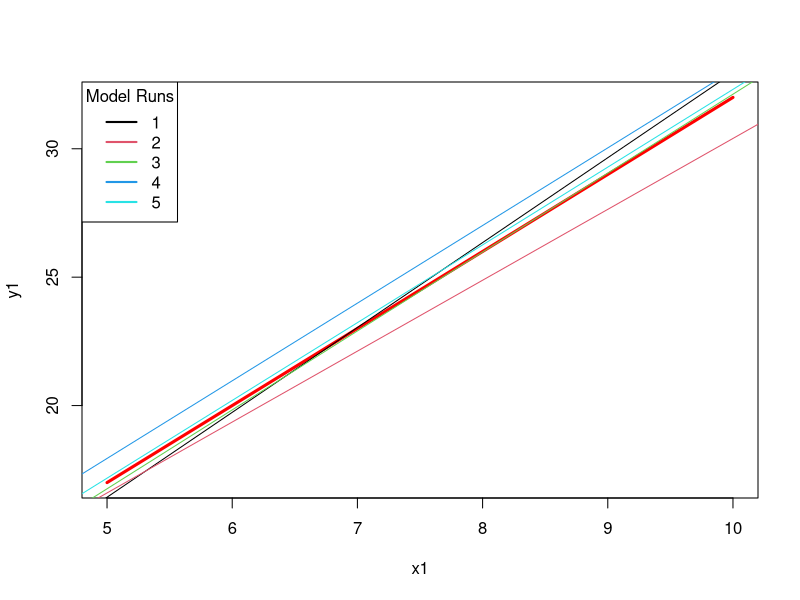

Reproduce this figure in R.
## ---- chunk 1
rm(list = ls())
## ---- chunk 2
set.seed(123)
x1=seq(5,10,length.out=200);x1
y1=2+3*x1
plot(x1,y1,type='l',col="red",lwd=3)

sim_results <- data.frame(
  iteration = 1:5,
  intercept = numeric(5),
  slope = numeric(5)
)

for (i in 1:5){
  x = runif(50, 5, 10)
  eps = rnorm(50, 0, 4)
  y = 2 + 3*x + eps
  mod = lm(y ~ x)
  abline(mod, col = i)
  sim_results$intercept[i] =coef(mod)[1]
  sim_results$slope[i]= coef(mod)[2]
  print(summary(mod)$coefficients) # More detailed output
}

legend("topleft",
       legend = paste(1:5),
       col = 1:5,
       lty = 1,
       lwd = 2,
       title = "Model Runs")

sim_results
## ---- chunk 3
n <- 50
xi <- runif(n, 5, 10)
xi_std <- xi - mean(xi)
eps <- rnorm(n, 0, 1)
y <- 2 + 3 * xi_std + eps

fit <- lm(y ~ xi_std)
beta0_hat <- coef(fit)[1]
beta_hat <- coef(fit)[2]

beta0_grid <- seq(beta0_hat - 2, beta0_hat + 2, length = 51)
beta_grid <- seq(beta_hat - 2, beta_hat + 2, length = 51)

RSS <- matrix(NA, 50, 50)

for (i in 1:50) {
  for (j in 1:50) {
    RSS[i, j] <- sum((y - beta0_grid[i] - beta_grid[j] * xi)^2)
  }
}
RSS
which(RSS == min(RSS), arr.ind = TRUE)

## ---- chunk 4
set.seed(123)
n3 <- 50
R <- 10000

beta0_hat_vec <- array()
beta_hat_vec <- array()
eps3 <- rnorm(n3,0,1)

for(r in 1:R){
  x3 <- runif(n3,0,1)
  y3 <- 2 + 3*x3 + eps3
  
  fit3 <- lm(y3 ~ x3)
  beta0_hat_vec[r] <- coef(fit3)[1]
  beta_hat_vec[r] <- coef(fit3)[2]
}

predicted_beta0_hat <- sum(beta0_hat_vec)/R
predicted_beta0_hat

predicted_beta_hat_vec <- sum(beta_hat_vec)/R
predicted_beta_hat_vec
## ---- chunk 5
library(MASS)
data(Boston)

fit1 <- lm(medv ~ crim, data=Boston)
fit2 <- lm(medv ~ nox, data=Boston)
fit3 <- lm(medv ~ black, data=Boston)
fit4 <- lm(medv ~ lstat, data=Boston)

summary_table <- data.frame(
  Model = c("crim","nox","black","lstat"),
  Intercept = c(coef(fit1)[1], coef(fit2)[1], coef(fit3)[1], coef(fit4)[1]),
  Slope = c(coef(fit1)[2], coef(fit2)[2], coef(fit3)[2], coef(fit4)[2]),
  R2 = c(summary(fit1)$r.squared,
         summary(fit2)$r.squared,
         summary(fit3)$r.squared,
         summary(fit4)$r.squared)
)

print(summary_table)

best_model <- summary_table[which.max(summary_table$R2), ]
best_model
